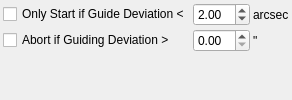
       <widget class="QWidget" name="guideLimitsTab">
        <attribute name="title">
         <string>Guide Limits</string>
        </attribute>
        <layout class="QGridLayout" name="gridLayout_4">
         <property name="leftMargin">
          <number>3</number>
         </property>
         <property name="topMargin">
          <number>3</number>
         </property>
         <property name="rightMargin">
          <number>3</number>
         </property>
         <property name="bottomMargin">
          <number>3</number>
         </property>
         <property name="spacing">
          <number>3</number>
         </property>
         <item row="1" column="2">
          <widget class="QLabel" name="textLabel1_2_4">
           <property name="toolTip">
            <string>Number of images to capture</string>
           </property>
           <property name="whatsThis">
            <string/>
           </property>
           <property name="text">
            <string>&quot;</string>
           </property>
          </widget>
         </item>
         <item row="1" column="0">
          <widget class="QCheckBox" name="limitGuideDeviationS">
           <property name="enabled">
            <bool>true</bool>
           </property>
           <property name="toolTip">
            <string>Abort sequence if guiding deviation exceed this value</string>
           </property>
           <property name="text">
            <string>Abort if Guiding Deviation &gt;</string>
           </property>
           <property name="checked">
            <bool>false</bool>
           </property>
          </widget>
         </item>
         <item row="0" column="0">
          <widget class="QCheckBox" name="startGuiderDriftS">
           <property name="enabled">
            <bool>true</bool>
           </property>
           <property name="text">
            <string>Only Start if Guide Deviation &lt;</string>
           </property>
          </widget>
         </item>
         <item row="0" column="1">
          <widget class="QDoubleSpinBox" name="startGuiderDriftN">
           <property name="enabled">
            <bool>true</bool>
           </property>
           <property name="decimals">
            <number>2</number>
           </property>
           <property name="maximum">
            <double>30.000000000000000</double>
           </property>
           <property name="singleStep">
            <double>0.500000000000000</double>
           </property>
           <property name="value">
            <double>2.000000000000000</double>
           </property>
          </widget>
         </item>
         <item row="0" column="2">
          <widget class="QLabel" name="startGuiderDriftLabel">
           <property name="text">
            <string>arcsec</string>
           </property>
          </widget>
         </item>
         <item row="1" column="1">
          <widget class="QDoubleSpinBox" name="limitGuideDeviationN">
           <property name="enabled">
            <bool>true</bool>
           </property>
           <property name="decimals">
            <number>2</number>
           </property>
           <property name="maximum">
            <double>30.000000000000000</double>
           </property>
           <property name="singleStep">
            <double>0.500000000000000</double>
           </property>
          </widget>
         </item>
         <item row="2" column="0">
          <spacer name="verticalSpacer_2">
           <property name="orientation">
            <enum>Qt::Vertical</enum>
           </property>
           <property name="sizeHint" stdset="0">
            <size>
             <width>20</width>
             <height>40</height>
            </size>
           </property>
          </spacer>
         </item>
        </layout>
       </widget>
